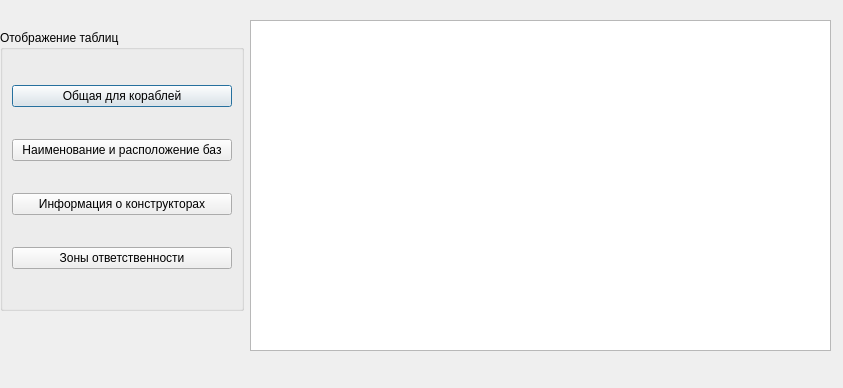
<?xml version="1.0" encoding="UTF-8"?>
<ui version="4.0">
 <class>Dialog</class>
 <widget class="QDialog" name="Dialog">
  <property name="geometry">
   <rect>
    <x>0</x>
    <y>0</y>
    <width>843</width>
    <height>388</height>
   </rect>
  </property>
  <property name="windowTitle">
   <string>Dialog</string>
  </property>
  <widget class="QTableView" name="tableView">
   <property name="geometry">
    <rect>
     <x>250</x>
     <y>20</y>
     <width>581</width>
     <height>331</height>
    </rect>
   </property>
  </widget>
  <widget class="QGroupBox" name="groupBox">
   <property name="geometry">
    <rect>
     <x>0</x>
     <y>30</y>
     <width>244</width>
     <height>281</height>
    </rect>
   </property>
   <property name="title">
    <string>Отображение таблиц</string>
   </property>
   <layout class="QVBoxLayout" name="verticalLayout_2">
    <item>
     <widget class="QPushButton" name="pushButton">
      <property name="text">
       <string>Общая для кораблей</string>
      </property>
     </widget>
    </item>
    <item>
     <widget class="QPushButton" name="pushButton_2">
      <property name="text">
       <string>Наименование и расположение баз</string>
      </property>
     </widget>
    </item>
    <item>
     <widget class="QPushButton" name="pushButton_3">
      <property name="text">
       <string>Информация о конструкторах</string>
      </property>
     </widget>
    </item>
    <item>
     <widget class="QPushButton" name="pushButton_4">
      <property name="text">
       <string>Зоны ответственности</string>
      </property>
     </widget>
    </item>
   </layout>
  </widget>
 </widget>
 <tabstops>
  <tabstop>pushButton</tabstop>
  <tabstop>pushButton_4</tabstop>
  <tabstop>pushButton_3</tabstop>
  <tabstop>pushButton_2</tabstop>
  <tabstop>tableView</tabstop>
 </tabstops>
 <resources/>
 <connections/>
</ui>
